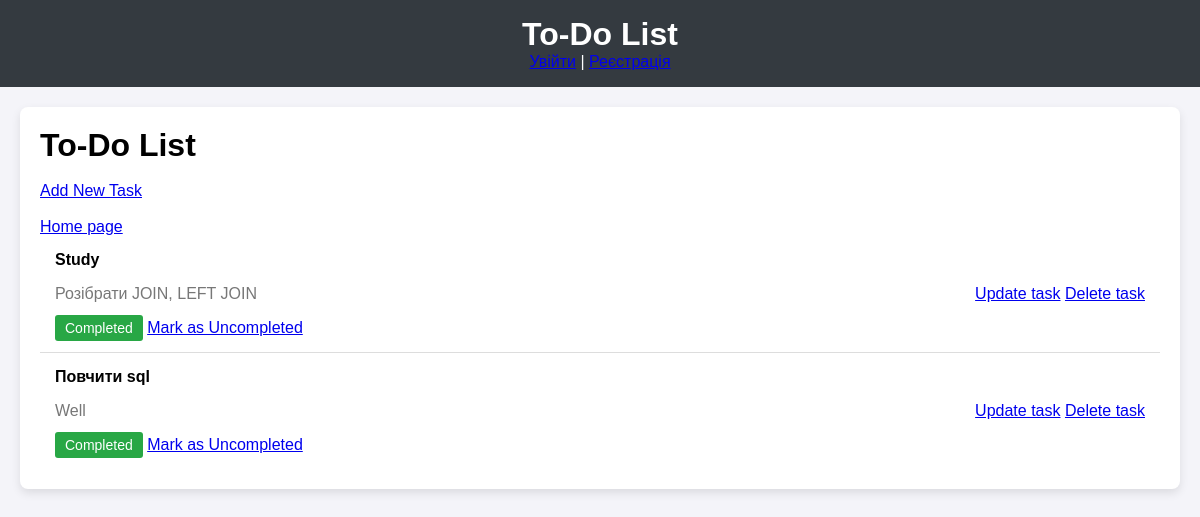
The page /task/ on the database as committed earlier.
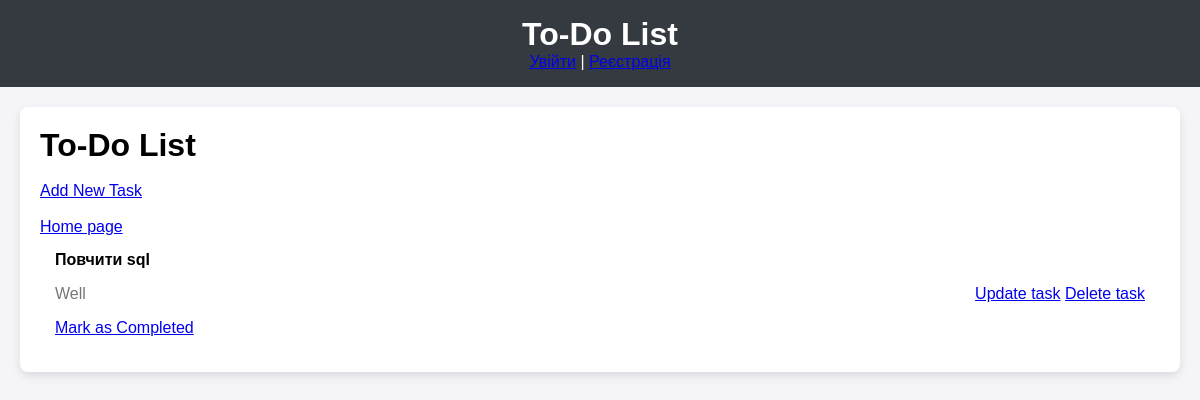
The same page on the database as committed later.
### to_do_app/models.py (models this page shows, shortened)
class Task(models.Model):
    task_name = models.CharField(max_length=255)
    description = models.CharField(max_length=255)
    data_added = models.DateField(auto_now_add=True)
    complete = models.BooleanField(default=False)

### to_do_app/views.py (the view)
# urls.py: path('task/', views.task_list, name='task-list'),
def task_list(request):
    tasks = Task.objects.all()
    return render(request, 'todo/task_list.html', {'tasks': tasks})

### to_do_app/templates/todo/task_list.html (shortened to what this page needs)
{% extends 'todo/base.html' %}
{% block content %}
    <div class="task-list">
        <h2 class="text-center mb-4">To-Do List</h2>
        <br>
        <div class="task-actions">
            <a href="{% url 'add_task' %}" class="btn btn-primary btn-sm">Add New Task</a>
            <br>
            <br>
          <a href="{% url 'Home'%}" class="btn btn-outline-danger">Home page </a>
        </div>
        {% for task in tasks %}
            <div class="task-item">
                <div>
                    <span class="task-title">{{ task.task_name }}</span>
                    <p class="task-description">{{ task.description }}</p>
                    {% if task.complete %}
                        <span class="completed">Completed</span>
                        <a href="{% url 'task_complete' task.pk %}" class="btn btn-sm btn-outline-info">Mark as Uncompleted</a>
                    {% else %}
                        <a href="{% url 'task_complete' task.pk %}" class="btn btn-sm btn-success">Mark as Completed</a>
                    {% endif %}
                </div>
                <div class="task-actions">
                    <a href="{% url 'update_task' task.pk%}" class="btn btn-outline-warning">Update task</a>
                    <a href="{% url 'delete_task' task.pk %}" class="btn btn-outline-danger">Delete task </a>
                </div>
            </div>
        {% empty %}
            <p class="text-center">No tasks available. Start by adding a task!</p>
        {% endfor %}
    </div>
{% endblock %}

### to_do_app/templates/todo/base.html (shortened to what this page needs)
{% load static %}
<!DOCTYPE html>
<html lang="en">
<head>
    <link rel="stylesheet" href="{% static 'todo/style.css' %}">
</head>
<body>
    <header>
        <h1>{% block header %}To-Do List{% endblock %}</h1>
        <nav>
            {% if user.is_authenticated %}
                <p>Вітаю, {{ user.username }}!</p>
                <form action="{% url 'logout' %}" method="post">
                  {% csrf_token %}
                  <button type="submit" class="btn btn-danger">Вийти</button>
                </form>
            {% else %}
                <a href="{% url 'login' %}">Увійти</a> |
                <a href="{% url 'register' %}">Реєстрація</a>
            {% endif %}
        </nav>
    </header>
    <div class="container mt-5">
        {% block content %}
        {% endblock %}
    </div>
</body>
</html>

### to_do_app/static/todo/style.css (style rules this page uses)
body { font-family: 'Arial', sans-serif; background-color: #f4f4f9; margin: 0; padding: 0; }
header { background-color: #343a40; color: white; padding: 1rem; text-align: center; }
h1, h2 { margin: 0; font-size: 2rem; }
.container { max-width: 1200px; margin: auto; padding: 20px; }
.task-list { background-color: #ffffff; padding: 20px; box-shadow: 0px 4px 10px rgba(0, 0, 0, 0.1); border-radius: 8px; }
.task-item { display: flex; justify-content: space-between; align-items: center; padding: 15px; border-bottom: 1px solid #ddd; }
.task-item:last-child { border-bottom: none; }
.task-item .task-title { font-weight: bold; }
.task-item .task-description { color: #777; }

Rows that differ between the two databases and show on the page:
removed Task: task_name "Study", description "Розібрати JOIN, LEFT JOIN", complete "Completed"
changed Task "Повчити sql": complete "Completed Mark as Uncompleted" → "Mark as Completed"
